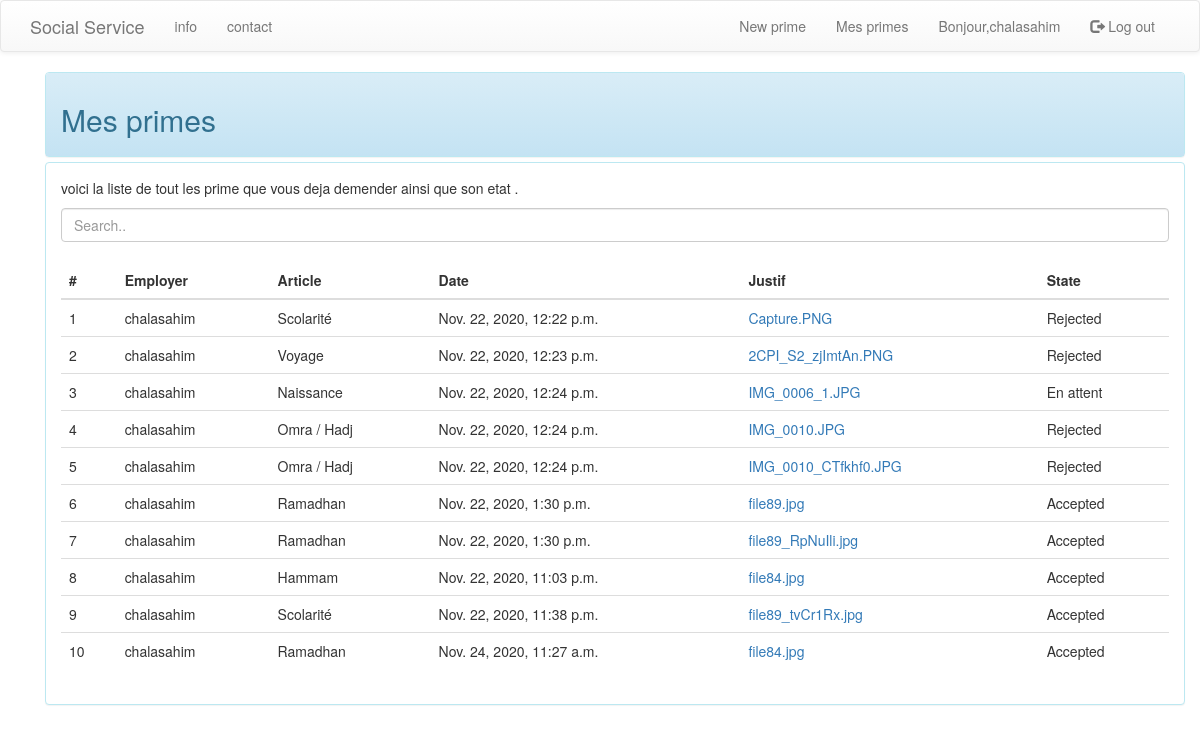
The page /app/primes/ (signed in) on the database its author committed.
### App/models.py (models this page shows, shortened)
class Prime(models.Model):
    employer = models.ForeignKey('auth.User',related_name='primes',on_delete=models.CASCADE)
    article = models.ForeignKey('Article',related_name='primes_article',on_delete=models.CASCADE)
    created_date = models.DateTimeField(default=timezone.now)
    justif = models.ImageField(blank=True, null=True)
    ENATTENT = 'En attent'
    ACCEPTED = 'Accepted'
    REJECTED = 'Rejected'
    STATE_CHOICES = [
        (ENATTENT, 'En attent'),
        (ACCEPTED, 'Accepted'),
        (REJECTED, 'Rejected'),
    ]
    state = models.CharField(
        max_length=10,
        choices=STATE_CHOICES,
        default=ENATTENT,
    )

class Article(models.Model):
    name = models.CharField(max_length=200)
    montant = models.IntegerField()
    def __str__(self):
        return self.name

### App/views.py (the view)
# urls.py: path('primes/',views.PrimeListView.as_view(),name='prime_list'),
class PrimeListView(LoginRequiredMixin,ListView):
    login_url = '/login/'
    redirect_field_name = 'App/prime_list.html'
    model = Prime

### App/templates/App/prime_list.html (shortened to what this page needs)
{% extends 'App/base.html' %}
{% block content %}
<div class="container">
<div class="panel-group">
  <div class="panel panel-info">
    <div class="panel-heading"><h2>Mes primes</h2></div>
  </div>
  <div class="panel panel-info">
    <div class="panel-body">
        <p>voici la liste de tout les prime que vous deja demender ainsi que son etat .</p>
        <input class="form-control" id="myInput" type="text" placeholder="Search..">
        <br>
        <div class="table-responsive">
        <table class="table">
          <thead>
            <tr>
              <th>#</th>
              <th>Employer</th>
              <th>Article</th>
              <th>Date</th>
              <th>Justif</th>
              <th>State</th>
            </tr>
          </thead>
          <tbody id="myTable">
            {% for prime in user.primes.all %}
            <tr>
              <td>{{prime.id}}</td>
              <td>{{user.username}}</td>
              <td>{{prime.article}}</td>
              <td>{{prime.created_date}}</td>
              <td><a href="#">{{prime.justif}}</a></td>
              <td>{{prime.state}}</td>
            </tr>
            {% endfor %}
          </tbody>
        </table>
        </div>
    </div>
  </div>
</div>
</div>
{% endblock %}

### App/templates/App/base.html (shortened to what this page needs)
<!DOCTYPE html>
{% load static %}
<html lang="en">
<head>
    <link rel="stylesheet" href="https://stackpath.bootstrapcdn.com/bootstrap/3.4.1/css/bootstrap.min.css">
    <link rel="stylesheet" href="https://stackpath.bootstrapcdn.com/bootstrap/3.4.1/css/bootstrap-theme.min.css">
    <link rel="stylesheet" href="https://maxcdn.bootstrapcdn.com/bootstrap/3.4.1/css/bootstrap.min.css">
    <link rel="stylesheet" href="{% static 'css/blog.css'%}">
</head>
<body>
    <nav class="navbar navbar-default ">
        <div class="container">
            <div class="navbar-header">
                <a class="navbar-brand" href="#">Social Service</a>
            </div>
            <div class="collapse navbar-collapse" id="bs-example-navbar-collapse-1">
                <ul class="nav navbar-nav">
                    <li><a href="{% url 'info' %}">info</a></li>
                    <li><a href="#">contact</a></li>
                </ul>
                <ul class="nav navbar-nav navbar-right">
                    {% if user.is_authenticated %}
                    <li><a href="{% url 'prime_new' %}">New prime</a></li>
                    <li><a href="{% url 'prime_list' %}">Mes primes</a></li>
                    <li><a href="#"> Bonjour,{{ user.username }}</a></li>
                    <li><a href="{% url 'logout' %}"><span class="glyphicon glyphicon-log-out"></span> Log out </a></li>
                    {% else %}
                    <li><a class="nav navbar-right" href="{% url 'login' %}">  <span class="glyphicon glyphicon-user"></span> Log in</a></li>
                    {% endif %}
                </ul>
            </div>
        </div>
    </nav>
    <div class="container">
        {% block content %}
        {% endblock %}
    </div>
</body>
</html>

### rows shown on the page
Prime: id "1", article "Scolarité", created_date "Nov. 22, 2020, 12:22 p.m.", justif "Capture.PNG", state "Rejected"
Prime: id "2", article "Voyage", created_date "Nov. 22, 2020, 12:23 p.m.", justif "2CPI_S2_zjImtAn.PNG", state "Rejected"
Prime: id "3", article "Naissance", created_date "Nov. 22, 2020, 12:24 p.m.", justif "IMG_0006_1.JPG", state "En attent"
Prime: id "4", article "Omra / Hadj", created_date "Nov. 22, 2020, 12:24 p.m.", justif "IMG_0010.JPG", state "Rejected"
Prime: id "5", article "Omra / Hadj", created_date "Nov. 22, 2020, 12:24 p.m.", justif "IMG_0010_CTfkhf0.JPG", state "Rejected"
Prime: id "6", article "Ramadhan", created_date "Nov. 22, 2020, 1:30 p.m.", justif "file89.jpg", state "Accepted"
Prime: id "7", article "Ramadhan", created_date "Nov. 22, 2020, 1:30 p.m.", justif "file89_RpNuIli.jpg", state "Accepted"
Prime: id "8", article "Hammam", created_date "Nov. 22, 2020, 11:03 p.m.", justif "file84.jpg", state "Accepted"
Prime: id "9", article "Scolarité", created_date "Nov. 22, 2020, 11:38 p.m.", justif "file89_tvCr1Rx.jpg", state "Accepted"
Prime: id "10", article "Ramadhan", created_date "Nov. 24, 2020, 11:27 a.m.", justif "file84.jpg", state "Accepted"

### other values the page prints
{{ user.username }} "chalasahim"
